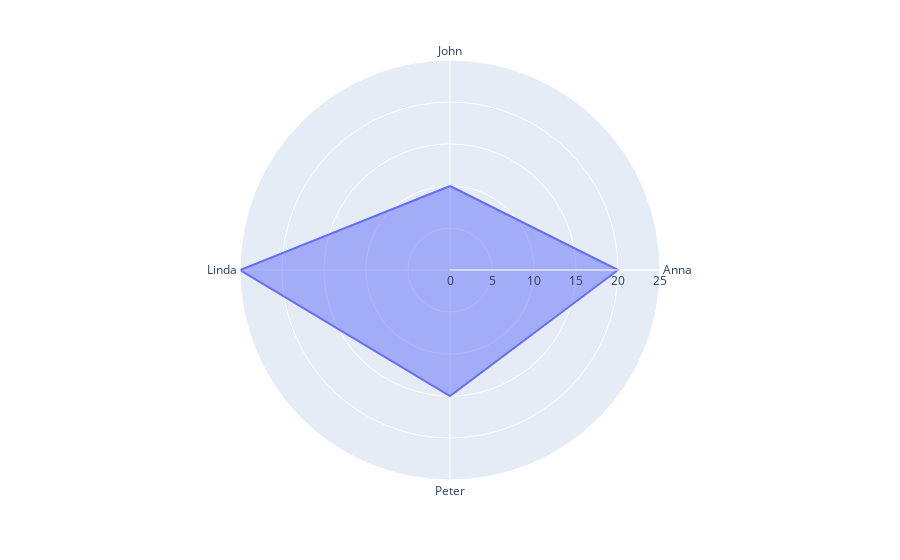

Write notebook code for a chart like this one.
### Markdown cell above
## Plotly express

With `plotly express`, it is **very easy** to create a [radar chart](https://python-graph-gallery.com/radar-chart/).

You just need to call the `px.line_polar()` function. Then we specify the `r` (**value**) and `theta` (**label**) parameters.

### Code cell
fig = px.line_polar(df, r='value', theta='name', line_close=True)
fig.update_traces(fill='toself')
fig.show()

fig.write_html("../../static/interactiveCharts/radarchart-plotly-express.html")

### Figure 1 — Plotly figure (JSON) as saved in the notebook; plotly's stock layout.template omitted (floating-point values rounded to 4 significant figures)
{"data": [{"fill": "toself", "hovertemplate": "value=%{r}<br>name=%{theta}<extra></extra>", "legendgroup": "", "line": {"color": "#636efa", "dash": "solid"}, "marker": {"symbol": "circle"}, "mode": "lines", "name": "", "r": [10, 20, 15, 25, 10], "showlegend": false, "subplot": "polar", "theta": ["John", "Anna", "Peter", "Linda", "John"], "type": "scatterpolar"}], "layout": {"legend": {"tracegroupgap": 0}, "margin": {"t": 60}, "polar": {"angularaxis": {"direction": "clockwise", "rotation": 90}, "domain": {"x": [0, 1], "y": [0, 1]}}}}
